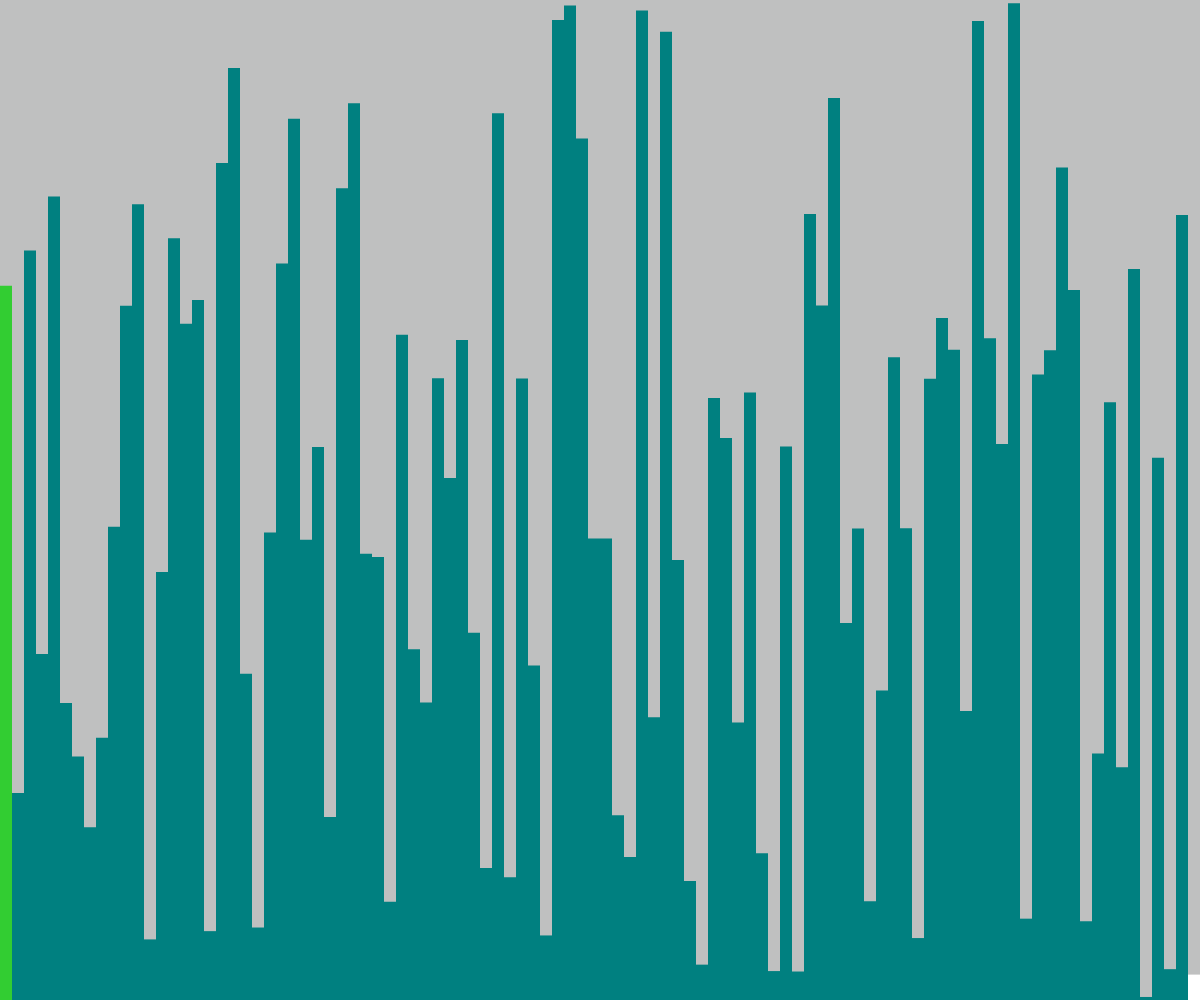
Frame 1 (no input)
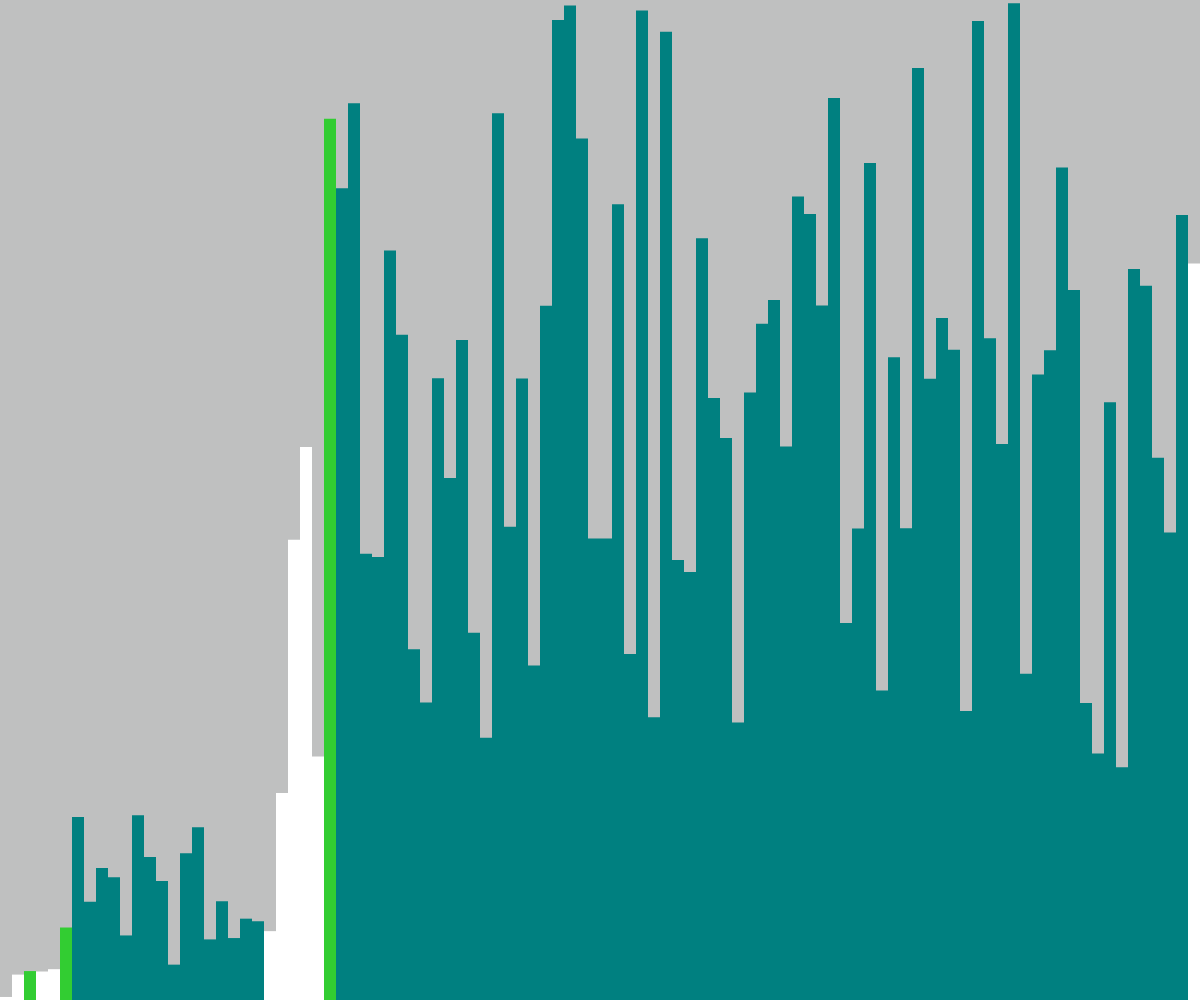
Frame 60 (no input)
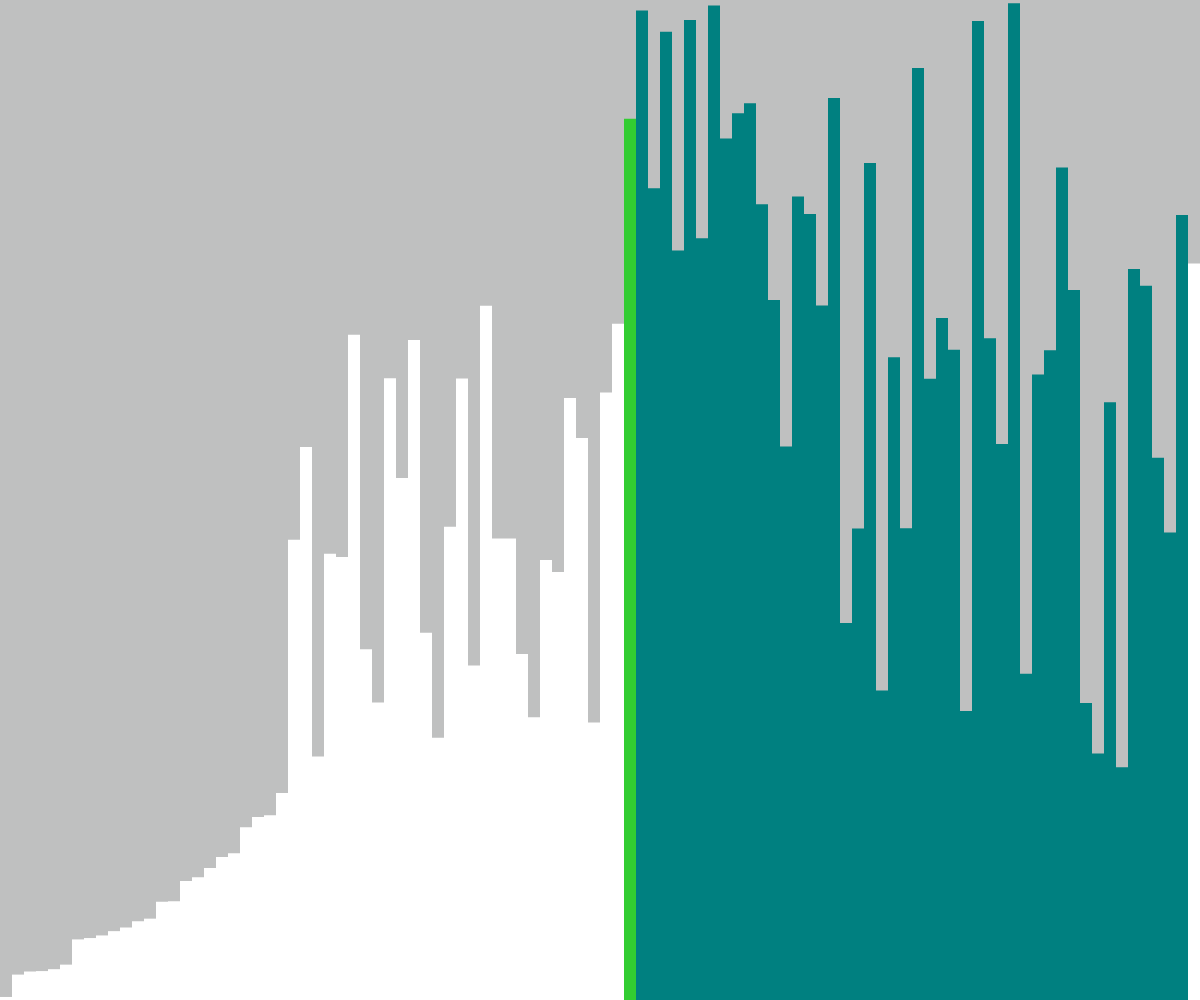
Frame 120 (the mouse pressed at the canvas centre since frame 60)

The p5.js sketch that drew these frames (run headless with seeded random() and noise() and a simulated clock; from frame 60 on, the mouse is pressed at the canvas centre):

// p5.js sketch
// ── sketch.js
let values = [];
let w = 12;

let states = [];

function setup() {
  createCanvas(windowWidth, windowHeight);
  values = new Array(floor(width / w));
  for (let i = 0; i < values.length; i++) {
    values[i] = random(height);
    states[i] = -1;
  }
  quickSort(values, 0, values.length - 1);
}

async function quickSort(arr, start, end) {
  if (start >= end) {
    return;
  }
  let index = await partition(arr, start, end);
  states[index] = -1;

  await Promise.all([
    quickSort(arr, start, index - 1),
    quickSort(arr, index + 1, end)
  ]);
}

async function partition(arr, start, end) {
  for (let i = start; i < end; i++) {
    states[i] = 1;
  }

  let pivotValue = arr[end];
  let pivotIndex = start;
  states[pivotIndex] = 0;
  for (let i = start; i < end; i++) {
    if (arr[i] < pivotValue) {
      await swap(arr, i, pivotIndex);
      states[pivotIndex] = -1;
      pivotIndex++;
      states[pivotIndex] = 0;
    }
  }
  await swap(arr, pivotIndex, end);

  for (let i = start; i < end; i++) {
    if (i != pivotIndex) {
      states[i] = -1;
    }
  }

  return pivotIndex;
}

function draw() {
  background('#BFC0C0 ');

  for (let i = 0; i < values.length; i++) {
    noStroke();
    if (states[i] == 0) {
      fill('#32CD32');
    } else if (states[i] == 1) {
      fill('#008080');
    } else {
      fill(255);
    }
    rect(i * w, height - values[i], w, values[i]);
  }
}

async function swap(arr, a, b) {
  await sleep(50);
  let temp = arr[a];
  arr[a] = arr[b];
  arr[b] = temp;
}

function sleep(ms) {
  return new Promise(resolve => setTimeout(resolve, ms));
}
